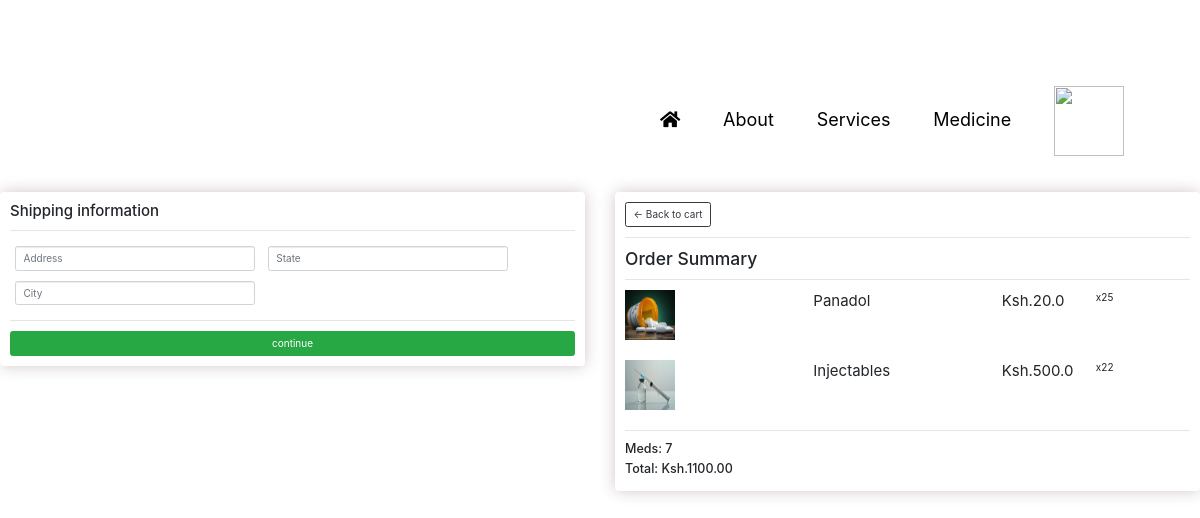
Before: /checkout.html (signed in) with the older database file.
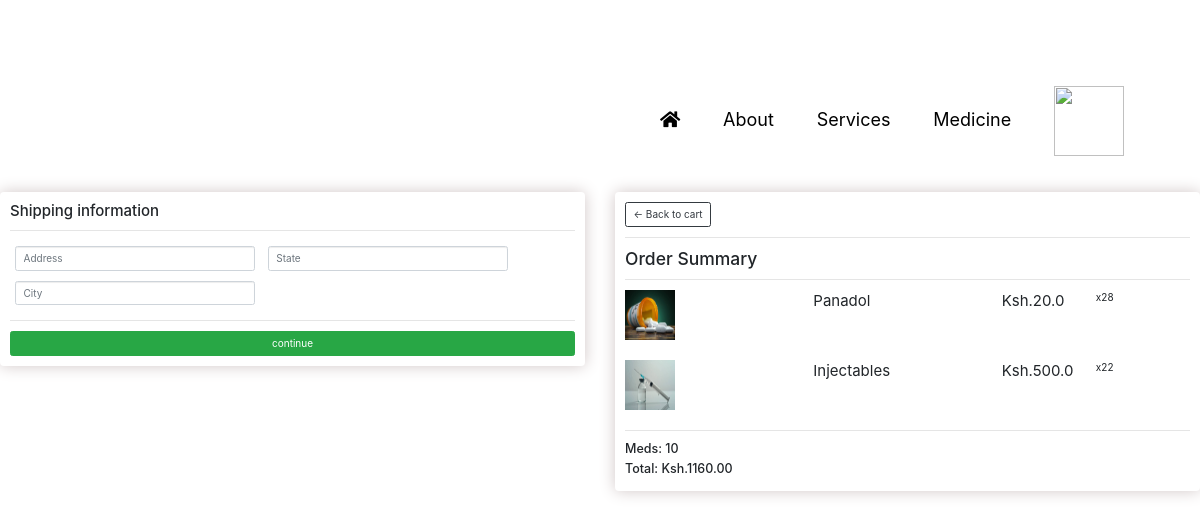
After: the same page with the newer database file.
### Utibu/models.py (models this page shows, shortened)
class OrderMed(models.Model):
    medicine = models.ForeignKey(Medicine, on_delete=models.SET_NULL,blank=True, null=True)
    order = models.ForeignKey(Order, on_delete=models.SET_NULL, blank=True, null=True)
    quantity = models.IntegerField(default=0, null= True, blank=True)
    date_added=models.DateTimeField(auto_now_add=True)
    @property
    def get_total(self):
        total = self.medicine.price * self.quantity
        return total

class Order(models.Model):
    patient=models.ForeignKey(Patient, on_delete=models.SET_NULL, null=True, blank=True)
    date_ordered=models.DateTimeField(auto_now_add=True)
    complete=models.BooleanField(default=False, null=True, blank=False)
    transaction_id=models.CharField(max_length=100 , null=True)
    @property
    def get_cart_total(self):
        ordermeds=self.ordermed_set.all()
        total=sum([med.get_total for med in ordermeds])
        return total
    @property
    def get_cart_meds(self):
        ordermeds=self.ordermed_set.all()
        total=sum([med.quantity for med in ordermeds])
        return total
    @property
    def shipping(self):
        shipping = False
        ordermeds = self.ordermed_set.all()
        for i in ordermeds:
            if i.medicine.digital ==False:
                shipping = True
        return shipping

class Medicine(models.Model):
    name = models.CharField (max_length=200, null=True)
    price = models.FloatField()
    digital = models.BooleanField(default=False, null=True, blank=True)
    image= models.ImageField(null=True, blank=True)
    @property #decoretor...access as attribute
    def imageURL(self):
        try:
            url=self.image.url
        except:
            url=''
        return url

### Utibu/views.py (the view)
# urls.py: path('checkout.html', views.checkout, name="checkout"),
def checkout(request):
   if request.user.is_authenticated:
      patient = request.user.patient
      order, created = Order.objects.get_or_create(patient=patient, complete=False)
      meds = order.ordermed_set.all()
      cartMeds=order.get_cart_meds
   else:
      meds=[]
      order ={'get_cart_meds':0, 'get_cart_total':0, 'shipping': False}
      cartMeds=['get_cart_meds']
   context={'meds': meds, 'order':order, 'cartMeds': cartMeds}
   return render (request, 'checkout.html', context)

### templates/checkout.html (shortened to what this page needs)
{% extends 'base.html' %}
{% block content %}
<head>
    <link rel="stylesheet" href="https://cdn.jsdelivr.net/npm/bootstrap@4.3.1/dist/css/bootstrap.min.css">
</head>
<div class="row">
    <div class="col-lg-6" >
        <div class="box-element" id="form-wrapper">
            <form action="" id="form">
                <div id="shipping-info">
                    <h4>Shipping information</h4>
                    <hr>
                    <div class="form-field">
                        <input required class="form-control" type="text" name="address" placeholder="Address">
                    </div>
                    <div class="form-field">
                        <input required class="form-control" type="text" name="state" placeholder="State">
                    </div>
                    <div class="form-field">
                        <input required class="form-control" type="text" name="city" placeholder="City">
                    </div>
                </div>
                <hr>
                <input id="form-button" class="btn btn-success btn-block" type="submit" value="continue">
            </form>
        </div>
        <br>
    </div>
    <div class="col-lg-6" >
        <div class="box-element" id="form-wrapper">
            <a class="btn btn-outline-dark" href="{% url 'cart' %}">&#x2190; Back to cart</a>
            <hr>
            <h3>Order Summary</h3>
            <hr>
            {%for med in meds %}
                <div class="card-row">
                  <div style="flex: 2;"><img src="{{med.medicine.imageURL}}" alt="" width="50px" height="50px"></div>
                  <div style="flex: 2; font-size: 1.5em; "><p>{{med.medicine.name}}</p></div>
                  <div style="flex: 1; font-size: 1.5em;"><p>Ksh.{{med.medicine.price}}</p></div>
                  <div style="flex: 1;"><p>x2{{med.quantity}}</p></div>
                </div>
            {% endfor %}
            <hr>
            <h5>Meds: {{order.get_cart_meds}}</h5>
            <h5>Total: Ksh.{{order.get_cart_total|floatformat:2}}</h5>
        </div>
    </div>
</div>
{% endblock content %}

Changed rows visible on the page:
changed OrderMed "Panadol": quantity "5" → "8"
changed through a linked row, Order: get_cart_meds "7" → "10"; get_cart_total "1100.00" → "1160.00"
